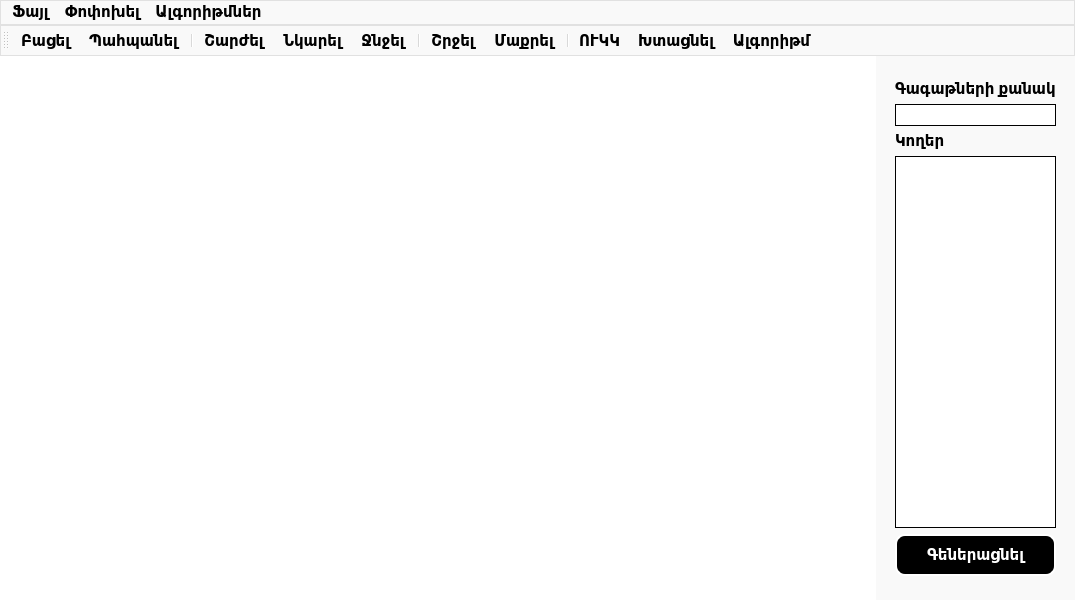
<?xml version="1.0" encoding="UTF-8"?>
<ui version="4.0">
 <class>MainWindow</class>
 <widget class="QMainWindow" name="MainWindow">
  <property name="geometry">
   <rect>
    <x>0</x>
    <y>0</y>
    <width>1075</width>
    <height>600</height>
   </rect>
  </property>
  <property name="windowTitle">
   <string>Կոնդենսացիայի գրաֆի և ՈՒԿԿ վիզուալիզատոր</string>
  </property>
  <property name="styleSheet">
   <string notr="true">* {
	font-size: 15px;
	font-weight: 600;
}

QMainWindow {
    background-color:  #f9f9f9;
}

QToolBar, QMenuBar {
    background-color: #f9f9f9;
    border: 1px solid #e1e1e1;
}

QMenuBar::item:selected, QToolBar::item:hover {
    background-color: #f0f0f0;
}

QPushButton {
    background-color: #ffffff;
    color: #333333;
    border: 2px solid #cccccc;
    border-radius: 4px;
    padding: 5px;
}

QPushButton:hover {
    border-color: #0078d7;
}

QPushButton:pressed {
    background-color: #cccccc;
}

QTextEdit {
    background-color: #ffffff;
    border: 1px solid #cccccc;
    border-radius: 4px;
}

QStatusBar {
    background-color: #ffffff;
    color: #333333;
}

QScrollArea {
        border: none;
    }

    QScrollBar {
        background: white;
        border-radius: 5px;
    }

    QScrollBar:horizontal {
        height: 13px;
    }

    QScrollBar:vertical {
        width: 13px;
    }

    QScrollBar::handle {
        background: #3d3d3d;
        border-radius: 5px;
    }

    QScrollBar::handle:horizontal {
        height: 25px;
        min-width: 10px;
    }

    QScrollBar::handle:vertical {
        width: 25px;
        min-height: 10px;
    }

    QScrollBar::add-line {
        border: none;
        background: none;
    }

    QScrollBar::sub-line {
        border: none;
        background: none;
    }
</string>
  </property>
  <widget class="QWidget" name="centralwidget">
   <property name="styleSheet">
    <string notr="true"/>
   </property>
   <layout class="QVBoxLayout" name="verticalLayout">
    <property name="leftMargin">
     <number>0</number>
    </property>
    <property name="topMargin">
     <number>0</number>
    </property>
    <property name="rightMargin">
     <number>0</number>
    </property>
    <property name="bottomMargin">
     <number>0</number>
    </property>
    <item>
     <widget class="QWidget" name="graphArea" native="true">
      <layout class="QHBoxLayout" name="horizontalLayout" stretch="85,15">
       <property name="spacing">
        <number>10</number>
       </property>
       <property name="leftMargin">
        <number>0</number>
       </property>
       <property name="topMargin">
        <number>0</number>
       </property>
       <property name="rightMargin">
        <number>10</number>
       </property>
       <property name="bottomMargin">
        <number>0</number>
       </property>
       <item>
        <widget class="GraphWidget" name="graphicsView">
         <property name="styleSheet">
          <string notr="true">border: 1px solid white;
background-color: white;</string>
         </property>
        </widget>
       </item>
       <item>
        <widget class="QWidget" name="text2Graph" native="true">
         <property name="styleSheet">
          <string notr="true"/>
         </property>
         <layout class="QVBoxLayout" name="verticalLayout_2">
          <property name="topMargin">
           <number>24</number>
          </property>
          <property name="bottomMargin">
           <number>24</number>
          </property>
          <item>
           <widget class="QLabel" name="nodeCountLabel">
            <property name="text">
             <string>Գագաթների քանակ</string>
            </property>
           </widget>
          </item>
          <item>
           <widget class="QLineEdit" name="nodeCountText">
            <property name="styleSheet">
             <string notr="true">border: 1px solid black;</string>
            </property>
           </widget>
          </item>
          <item>
           <widget class="QLabel" name="edgesLabel">
            <property name="text">
             <string>Կողեր</string>
            </property>
           </widget>
          </item>
          <item>
           <widget class="QPlainTextEdit" name="edgesText">
            <property name="styleSheet">
             <string notr="true">border: 1px solid black;
</string>
            </property>
           </widget>
          </item>
          <item>
           <widget class="QPushButton" name="graphGenerationButton">
            <property name="styleSheet">
             <string notr="true">QPushButton {
    background-color: black;
    color: white;
    border: 2px solid white;
    border-radius: 10px;
    padding: 10px;
    font-weight: bold;
    text-align: center;
    outline: none;
}

QPushButton:hover {
    background-color: #333333; 
    border-color: #f2f2f2;
    text-decoration: none;
}

QPushButton:pressed {
    background-color: #1a1a1a; 
    border-color: #e6e6e6; 
}
</string>
            </property>
            <property name="text">
             <string>Գեներացնել</string>
            </property>
           </widget>
          </item>
         </layout>
        </widget>
       </item>
      </layout>
     </widget>
    </item>
   </layout>
  </widget>
  <widget class="QMenuBar" name="menubar">
   <property name="geometry">
    <rect>
     <x>0</x>
     <y>0</y>
     <width>1075</width>
     <height>28</height>
    </rect>
   </property>
   <widget class="QMenu" name="menuFile">
    <property name="title">
     <string>Ֆայլ</string>
    </property>
    <addaction name="actionOpen"/>
    <addaction name="actionSave"/>
   </widget>
   <widget class="QMenu" name="menu">
    <property name="title">
     <string>Փոփոխել</string>
    </property>
    <addaction name="actionForce"/>
    <addaction name="actionDraw"/>
    <addaction name="actionDelete"/>
    <addaction name="separator"/>
    <addaction name="actionTranspose"/>
    <addaction name="actionClear"/>
   </widget>
   <widget class="QMenu" name="menu_2">
    <property name="title">
     <string>Ալգորիթմներ</string>
    </property>
    <addaction name="actionSCC"/>
    <addaction name="actionCondensationGraph"/>
   </widget>
   <addaction name="menuFile"/>
   <addaction name="menu"/>
   <addaction name="menu_2"/>
  </widget>
  <widget class="QToolBar" name="toolBar">
   <property name="minimumSize">
    <size>
     <width>0</width>
     <height>0</height>
    </size>
   </property>
   <property name="maximumSize">
    <size>
     <width>16777215</width>
     <height>16777215</height>
    </size>
   </property>
   <property name="windowTitle">
    <string>toolBar</string>
   </property>
   <property name="styleSheet">
    <string notr="true">QToolBar {
    spacing: 20px; 
}

QToolBar &gt; QToolButton {
    margin-left: 5px;
    margin-right: 5px;
	margin-top: 1px;
}

QToolBar &gt; QToolButton:hover {
    background-color: #f0f0f0;	
	border: 0px;
}
</string>
   </property>
   <property name="toolButtonStyle">
    <enum>Qt::ToolButtonTextUnderIcon</enum>
   </property>
   <attribute name="toolBarArea">
    <enum>TopToolBarArea</enum>
   </attribute>
   <attribute name="toolBarBreak">
    <bool>false</bool>
   </attribute>
   <addaction name="actionOpen"/>
   <addaction name="actionSave"/>
   <addaction name="separator"/>
   <addaction name="actionForce"/>
   <addaction name="actionDraw"/>
   <addaction name="actionDelete"/>
   <addaction name="separator"/>
   <addaction name="actionTranspose"/>
   <addaction name="actionClear"/>
   <addaction name="separator"/>
   <addaction name="actionSCC"/>
   <addaction name="actionCondensationGraph"/>
   <addaction name="actionVisualize"/>
  </widget>
  <action name="actionOpen">
   <property name="icon">
    <iconset resource="resources.qrc">
     <normaloff>:/images/images/open.png</normaloff>:/images/images/open.png</iconset>
   </property>
   <property name="text">
    <string>Բացել</string>
   </property>
  </action>
  <action name="actionSave">
   <property name="icon">
    <iconset resource="resources.qrc">
     <normaloff>:/images/images/save.png</normaloff>:/images/images/save.png</iconset>
   </property>
   <property name="text">
    <string>Պահպանել</string>
   </property>
  </action>
  <action name="actionClear">
   <property name="checkable">
    <bool>false</bool>
   </property>
   <property name="icon">
    <iconset resource="resources.qrc">
     <normaloff>:/images/images/clear.png</normaloff>:/images/images/clear.png</iconset>
   </property>
   <property name="text">
    <string>Մաքրել</string>
   </property>
  </action>
  <action name="actionDelete">
   <property name="checkable">
    <bool>true</bool>
   </property>
   <property name="icon">
    <iconset resource="resources.qrc">
     <normaloff>:/images/images/delete.png</normaloff>:/images/images/delete.png</iconset>
   </property>
   <property name="text">
    <string>Ջնջել</string>
   </property>
  </action>
  <action name="actionDraw">
   <property name="checkable">
    <bool>true</bool>
   </property>
   <property name="icon">
    <iconset resource="resources.qrc">
     <normaloff>:/images/images/draw.png</normaloff>:/images/images/draw.png</iconset>
   </property>
   <property name="text">
    <string>Նկարել</string>
   </property>
  </action>
  <action name="actionForce">
   <property name="checkable">
    <bool>true</bool>
   </property>
   <property name="icon">
    <iconset resource="resources.qrc">
     <normaloff>:/images/images/move.png</normaloff>:/images/images/move.png</iconset>
   </property>
   <property name="text">
    <string>Շարժել</string>
   </property>
  </action>
  <action name="actionTranspose">
   <property name="icon">
    <iconset resource="resources.qrc">
     <normaloff>:/images/images/transpose.png</normaloff>:/images/images/transpose.png</iconset>
   </property>
   <property name="text">
    <string>Շրջել</string>
   </property>
  </action>
  <action name="actionCondensationGraph">
   <property name="icon">
    <iconset resource="resources.qrc">
     <normaloff>:/images/images/convert.png</normaloff>:/images/images/convert.png</iconset>
   </property>
   <property name="text">
    <string>Խտացնել</string>
   </property>
  </action>
  <action name="actionSCC">
   <property name="checkable">
    <bool>true</bool>
   </property>
   <property name="icon">
    <iconset resource="resources.qrc">
     <normaloff>:/images/images/scc.png</normaloff>:/images/images/scc.png</iconset>
   </property>
   <property name="text">
    <string>ՈՒԿԿ</string>
   </property>
  </action>
  <action name="actionVisualize">
   <property name="icon">
    <iconset resource="resources.qrc">
     <normaloff>:/images/images/visualize.png</normaloff>:/images/images/visualize.png</iconset>
   </property>
   <property name="text">
    <string>Ալգորիթմ</string>
   </property>
  </action>
 </widget>
 <customwidgets>
  <customwidget>
   <class>GraphWidget</class>
   <extends>QGraphicsView</extends>
   <header>graphwidget.h</header>
  </customwidget>
 </customwidgets>
 <resources>
  <include location="resources.qrc"/>
 </resources>
 <connections/>
</ui>
